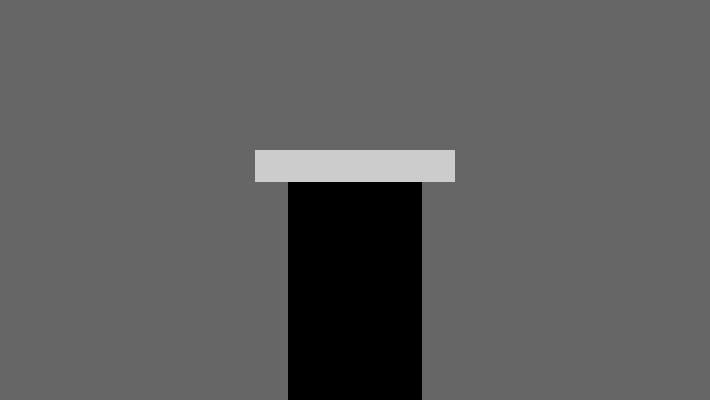
Frame 1 (no input)
Frame 60 (no input): identical to frame 1, image omitted
Frame 120 (the mouse pressed at the canvas centre since frame 60): identical to frame 1, image omitted

The p5.js sketch that drew this single still picture (run headless with seeded random() and noise() and a simulated clock; from frame 60 on, the mouse is pressed at the canvas centre):

// p5.js sketch
// ── sketch.js
// Spring drawing constants for top bar
let springHeight = 32,
    left,
    right,
    maxHeight = 200,
    minHeight = 100,
    over = false,
    move = false;

// Spring simulation constants
let M = 0.8,  // Mass
    K = 0.2,  // Spring constant
    D = 0.92, // Damping
    R = 150;  // Rest position

// Spring simulation variables
let ps = R,   // Position
    vs = 0.0, // Velocity
    as = 0,   // Acceleration
    f = 0;    // Force

function setup() {
  createCanvas(710, 400);
  rectMode(CORNERS);
  noStroke();
  left = width / 2 - 100;
  right = width / 2 + 100;
}

function draw() {
  background(102);
  updateSpring();
  drawSpring();
}

function drawSpring() {
  // Draw base
  fill(0.2);
  let baseWidth = 0.5 * ps + -8;
  rect(width / 2 - baseWidth, ps + springHeight, width / 2 + baseWidth, height);

  // Set color and draw top bar
  if (over || move) {
    fill(255);
  } else {
    fill(204);
  }

  rect(left, ps, right, ps + springHeight);
}

function updateSpring() {
  // Update the spring position
  if ( !move ) {
    f = -K * ( ps - R ); // f=-ky
    as = f / M;          // Set the acceleration, f=ma == a=f/m
    vs = D * (vs + as);  // Set the velocity
    ps = ps + vs;        // Updated position
  }

  if (abs(vs) < 0.1) {
    vs = 0.0;
  }

  // Test if mouse if over the top bar
  if (mouseX > left && mouseX < right && mouseY > ps && mouseY < ps + springHeight) {
    over = true;
  } else {
    over = false;
  }

  // Set and constrain the position of top bar
  if (move) {
    ps = mouseY - springHeight / 2;
    ps = constrain(ps, minHeight, maxHeight);
  }
}

function mousePressed() {
  if (over) {
    move = true;
  }
}

function mouseReleased() {
  move = false;
}
